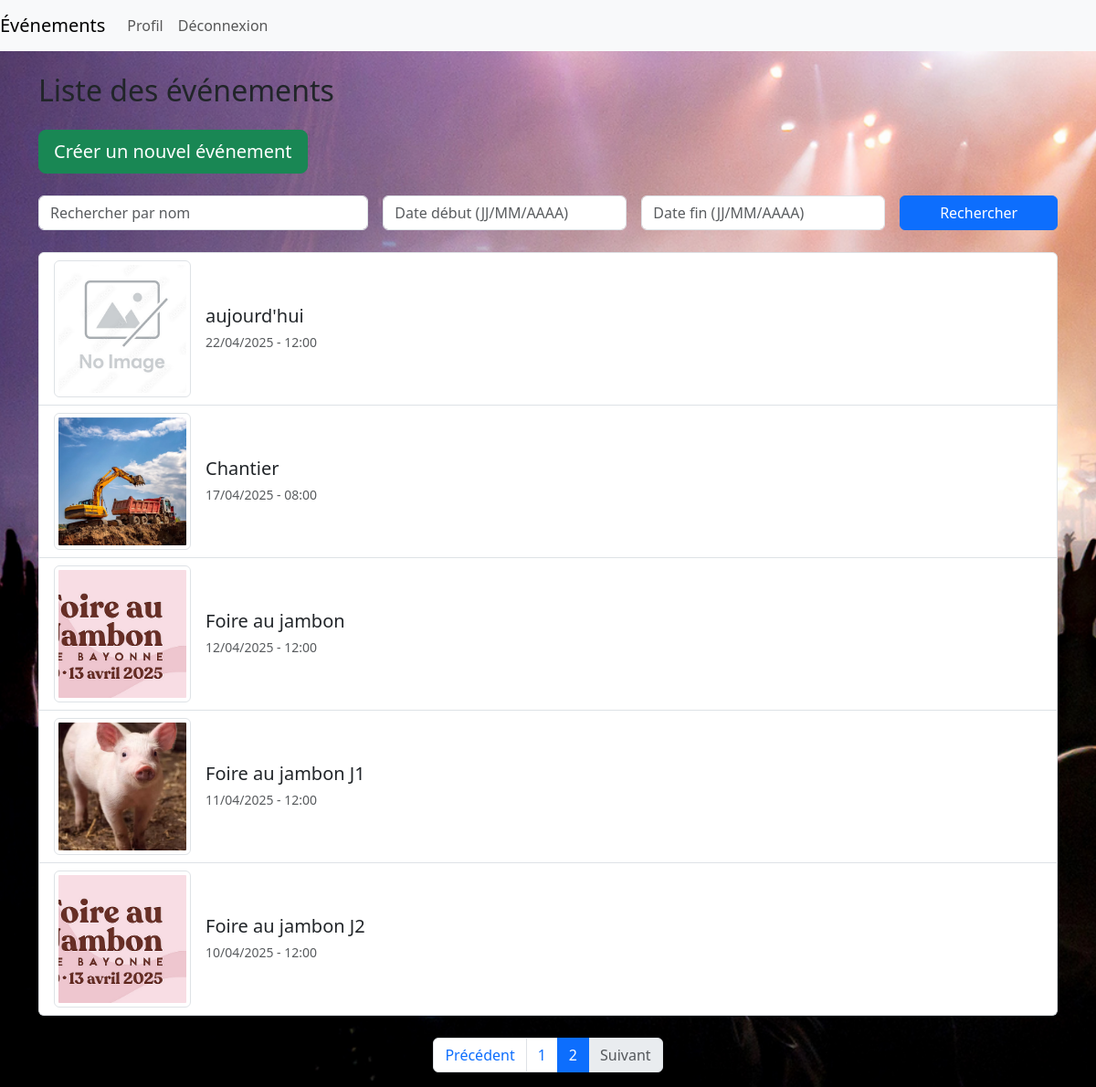
Screenshot of /events/?page=2&q=&date_from=&date_to= (signed in) with the database file from the repository.
### events/models.py (models this page shows, shortened)
class Event(models.Model):
    title = models.CharField(max_length=200)
    description = models.TextField()
    date = models.DateTimeField()
    location = models.CharField(max_length=255)
    capacity = models.PositiveIntegerField()
    image = models.ImageField(upload_to='event_images/', blank=True, null=True)
    creator = models.ForeignKey(User, related_name='created_events', on_delete=models.CASCADE)
    participants = models.ManyToManyField(User, related_name='participating_events', blank=True)

### events/views.py (the view)
# urls.py: path('', views.EventListView.as_view(), name='event_list'),
class EventListView(ListView):
    model = Event
    template_name = 'events/event_list.html'
    context_object_name = 'events'
    paginate_by = 5
    ordering = ['-date']
    def get_queryset(self):
        queryset = super().get_queryset()
        search_query = self.request.GET.get('q', '')
        if search_query:
            queryset = queryset.filter(title__icontains=search_query)
        date_from_query = self.request.GET.get('date_from', '')
        date_to_query = self.request.GET.get('date_to', '')
        if date_from_query:
            try:
                date_from = datetime.strptime(date_from_query, "%Y-%m-%d").date()
                queryset = queryset.filter(date__date__gte=date_from)
            except ValueError:
                pass
        if date_to_query:
            try:
                date_to = datetime.strptime(date_to_query, "%Y-%m-%d").date()
                queryset = queryset.filter(date__date__lte=date_to)
            except ValueError:
                pass
        return queryset

### events/templates/events/event_list.html
{% extends "base.html" %}
{% block content %}
  <h2 class="mb-4">Liste des événements</h2>
  {% if user.is_authenticated %}
    <div class="mb-4">
      <a href="{% url 'event_create' %}" class="btn btn-success btn-lg">Créer un nouvel événement</a>
    </div>
  {% endif %}
  <form method="get" class="row g-3 mb-4">
    <div class="col-md-4">
      <input type="text" name="q" class="form-control" placeholder="Rechercher par nom" value="{{ request.GET.q }}">
    </div>
    <div class="col-md-3">
      <input type="text" id="date_from" name="date_from" class="form-control" placeholder="Date début (JJ/MM/AAAA)" value="{{ request.GET.date_from }}">
    </div>
    <div class="col-md-3">
      <input type="text" id="date_to" name="date_to" class="form-control" placeholder="Date fin (JJ/MM/AAAA)" value="{{ request.GET.date_to }}">
    </div>
    <div class="col-md-2">
      <button type="submit" class="btn btn-primary w-100">Rechercher</button>
    </div>
  </form>
  <ul class="list-group">
    {% for event in events %}
      <a href="{% url 'event_detail' event.pk %}" class="list-group-item list-group-item-action">
        <div class="d-flex align-items-center">
          {% if event.image %}
            <img src="{{ event.image.url }}" class="img-thumbnail me-3" alt="{{ event.title }}" style="height: 150px; width: 150px; object-fit: cover;">
          {% else %}
            <img src="/media/event_images/pic-no-pic.png" class="img-thumbnail me-3" alt="{{ event.title }}" style="height: 150px; width: 150px; object-fit: cover;">
          {% endif %}
          <div>
            <h5 class="mb-1">{{ event.title }}</h5>
            <small class="text-muted">{{ event.date|date:"d/m/Y - H:i" }}</small>
          </div>
        </div>
      </a>
    {% empty %}
      <li class="list-group-item">Aucun événement disponible.</li>
    {% endfor %}
  </ul>
  {% if is_paginated %}
    <nav aria-label="Page navigation" class="mt-4">
      <ul class="pagination justify-content-center">
        {% if page_obj.has_previous %}
          <li class="page-item">
            <a class="page-link" href="?page={{ page_obj.previous_page_number }}&q={{ request.GET.q }}&date_from={{ request.GET.date_from }}&date_to={{ request.GET.date_to }}">Précédent</a>
          </li>
        {% else %}
          <li class="page-item disabled">
            <span class="page-link">Précédent</span>
          </li>
        {% endif %}
        {% for num in paginator.page_range %}
          {% if page_obj.number == num %}
            <li class="page-item active">
              <span class="page-link">{{ num }}</span>
            </li>
          {% else %}
            <li class="page-item">
              <a class="page-link" href="?page={{ num }}&q={{ request.GET.q }}&date_from={{ request.GET.date_from }}&date_to={{ request.GET.date_to }}">{{ num }}</a>
            </li>
          {% endif %}
        {% endfor %}
        {% if page_obj.has_next %}
          <li class="page-item">
            <a class="page-link" href="?page={{ page_obj.next_page_number }}&q={{ request.GET.q }}&date_from={{ request.GET.date_from }}&date_to={{ request.GET.date_to }}">Suivant</a>
          </li>
        {% else %}
          <li class="page-item disabled">
            <span class="page-link">Suivant</span>
          </li>
        {% endif %}
      </ul>
    </nav>
  {% endif %}
{% endblock %}

### static/css/style.css (style rules this page uses)
body { background: url("../images/event-bg-img.png") no-repeat center center fixed; background-size: cover; }

### rows the page displays
Event: title "aujourd'hui", date "22/04/2025 - 12:00"
Event: image (picture), title "Chantier", date "17/04/2025 - 08:00"
Event: image (picture), title "Foire au jambon", date "12/04/2025 - 12:00"
Event: image (picture), title "Foire au jambon J1", date "11/04/2025 - 12:00"
Event: image (picture), title "Foire au jambon J2", date "10/04/2025 - 12:00"

### other values shown
{{ num }} "1"
{{ num }} "2"
